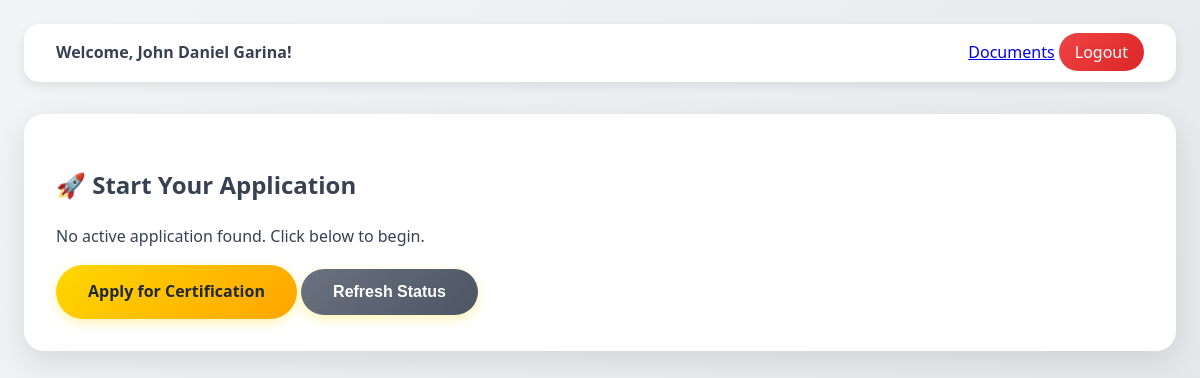
The page /btvlaci-portal/dashboard.php (signed in) on the database as committed earlier.
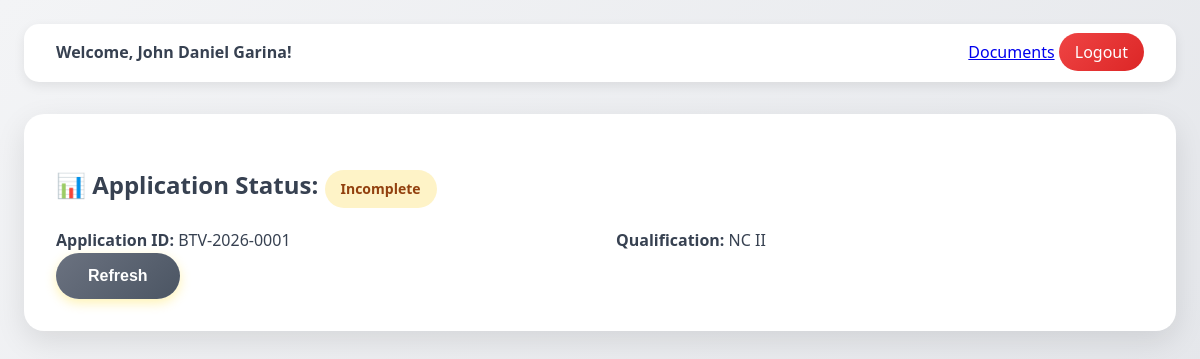
The same page on the database as committed later.
### tables this page shows
CREATE TABLE applications (
    id INTEGER PRIMARY KEY AUTOINCREMENT,
    applicant_id INTEGER NOT NULL REFERENCES applicants(id) ON DELETE CASCADE,
    qualification TEXT CHECK(qualification IN ('NCII','NCIII')),
    status TEXT CHECK(status IN ('Pending','Incomplete','Approved','Rejected','Scheduled')) DEFAULT 'Pending',
    application_code TEXT UNIQUE NOT NULL,
    batch_id INTEGER REFERENCES batches(id),
    created_at DATETIME DEFAULT CURRENT_TIMESTAMP,
    updated_at DATETIME DEFAULT CURRENT_TIMESTAMP,
    doc_deadline DATETIME
);

### btvlaci-portal/dashboard.php (the view, shortened to what this page needs)
<?php
$pdo = new PDO('sqlite:' . DB_PATH);
$user_id = $_SESSION['user_id'];
$stmt = $pdo->prepare("SELECT * FROM applications WHERE applicant_id = ? AND status IN ('Pending','Incomplete','Approved','Rejected','Scheduled') ORDER BY created_at DESC LIMIT 1");
$stmt->execute([$user_id]);
$app = $stmt->fetch();
$show_apply = !$app;
?>
<!DOCTYPE html>
<html lang="en">
<head>
  <link rel="stylesheet" href="assets/style.css">
</head>
<body>
  <div class="container">
    <nav class="nav">
      <div>
        <strong>Welcome, <?= htmlspecialchars($_SESSION['user_name']) ?>!</strong>
      </div>
      <div>
        <a href="documents.php<?= $app ? '?app_id=' . $app['id'] : '' ?>">Documents</a>
        <a href="logout.php" class="logout">Logout</a>
      </div>
    </nav>
    <?php if ($show_apply): ?>
      <div class="card">
        <h2>🚀 Start Your Application</h2>
        <p>No active application found. Click below to begin.</p>
        <a href="apply.php" class="btn">Apply for Certification</a>
        <button class="btn btn-secondary refresh-status">Refresh Status</button>
      </div>
    <?php else: ?>
      <div class="card">
        <h2>📊 Application Status: <span class="status-badge status-<?= strtolower($app['status']) ?>"><?= ucfirst($app['status']) ?></span></h2>
        <div class="grid">
          <div>
            <strong>Application ID:</strong> <?= htmlspecialchars($app['application_code']) ?>
          </div>
          <div>
            <strong>Qualification:</strong> <?= $app['qualification'] === 'NCII' ? 'NC II' : 'NC III' ?>
          </div>
        </div>
        <button class="btn btn-secondary refresh-status" onclick="location.reload()">Refresh</button>
      </div>
    <?php endif; ?>
  </div>
</body>
</html>

Rows that differ between the two databases and show on the page:
added applications: status "Incomplete", application_code "BTV-2026-0001"
Other text that changed with them:
text no longer shown: "🚀 Start Your Application No active application found. Click below to begin. Apply for Certification Refresh Status"
text now shown: "📊 Application Status: Application ID: Qualification: NC II Refresh"
